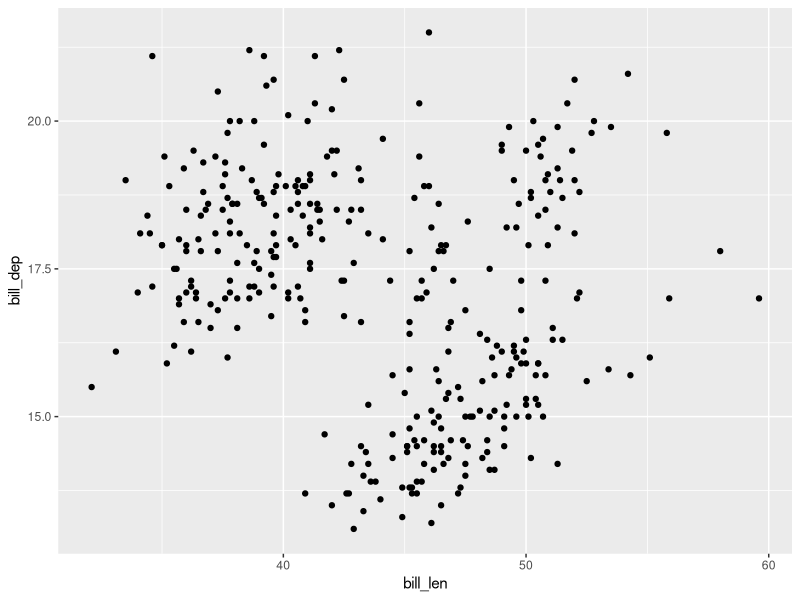
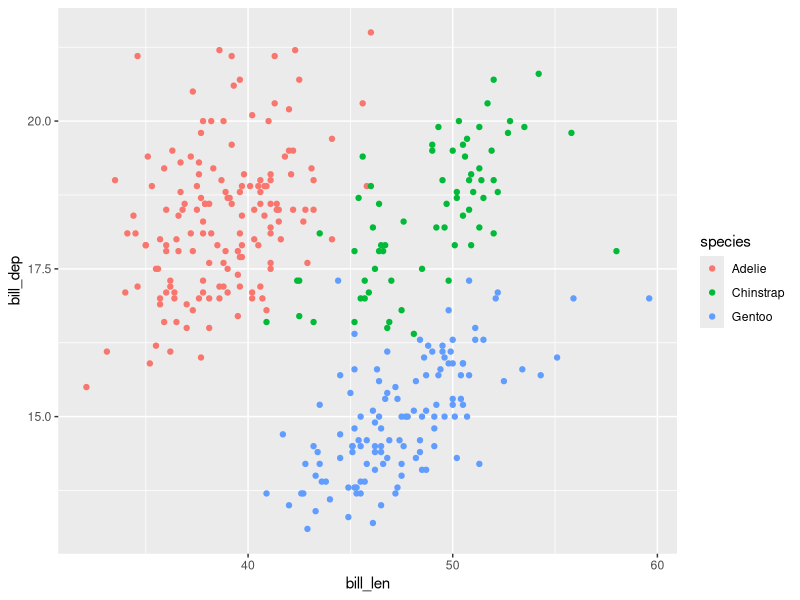

The R source for these figures, in order:
## ---- chunk 1
#| include: false
#| message: false
#| warning: false
library(tidyverse)
data("penguins")
## ---- chunk 2
#| warning: false
#| message: false
ggplot(data = penguins, aes(x = bill_len, y = bill_dep)) +
  geom_point()
## ---- chunk 3
#| warning: false
ggplot(data = penguins, aes(x = bill_len, y = bill_dep, color = species)) +
  geom_point()
